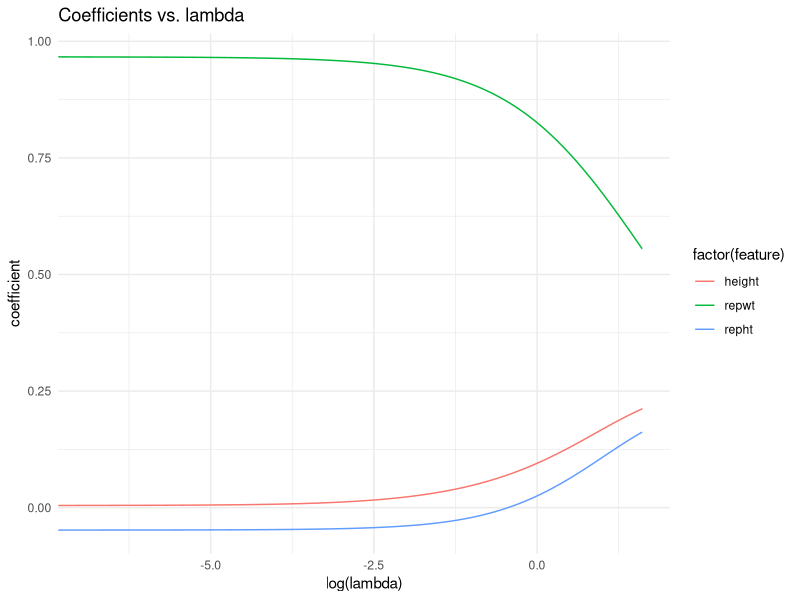
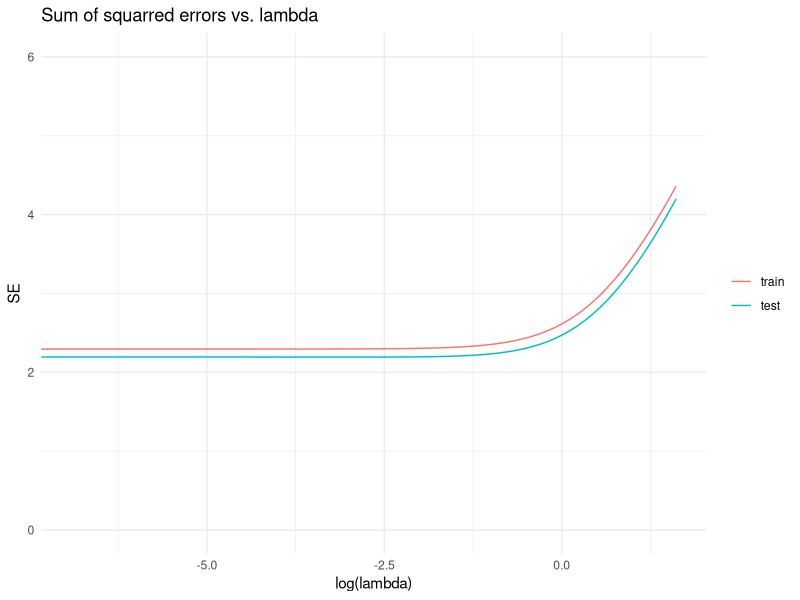
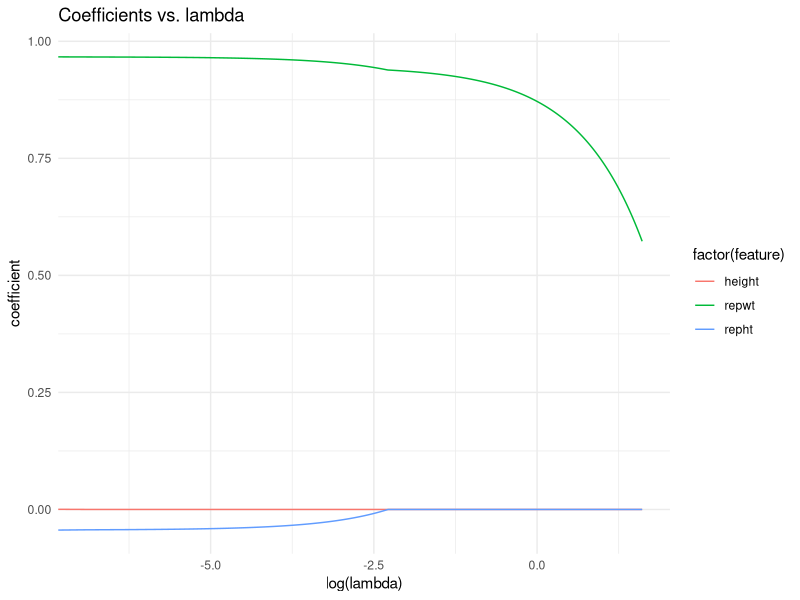
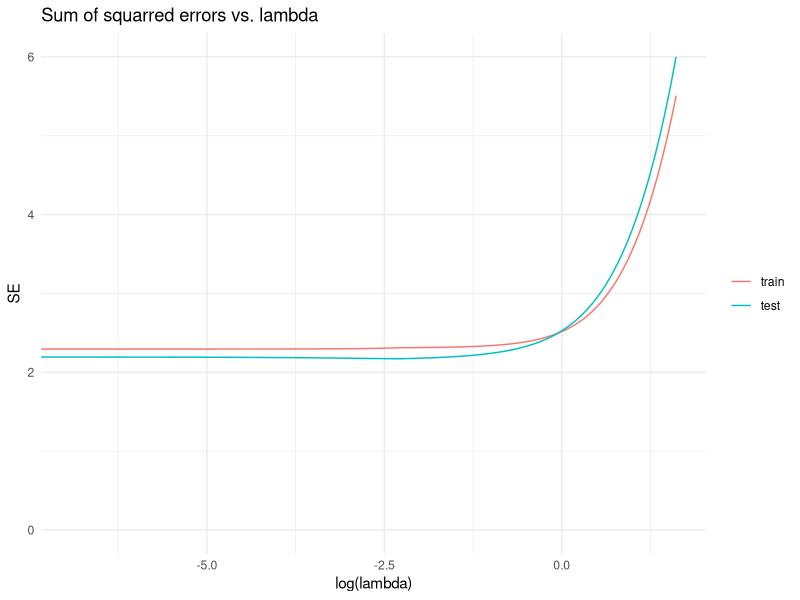
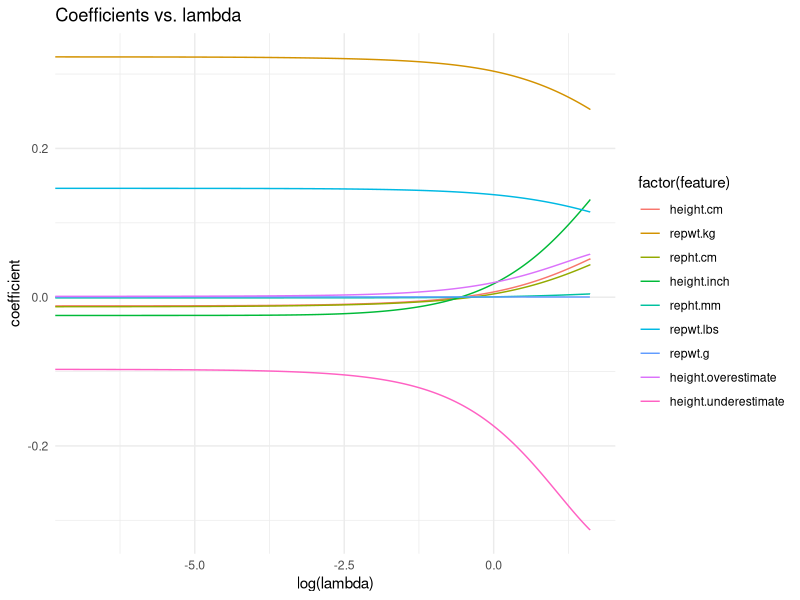
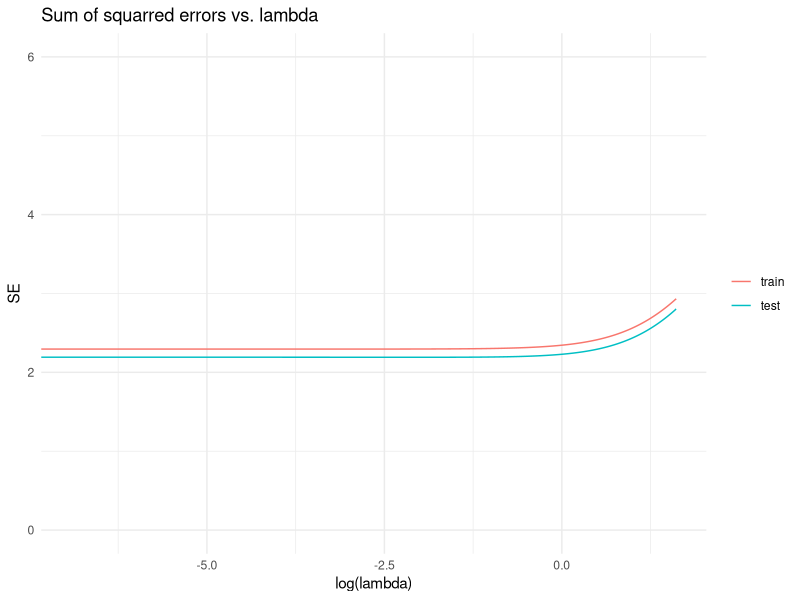
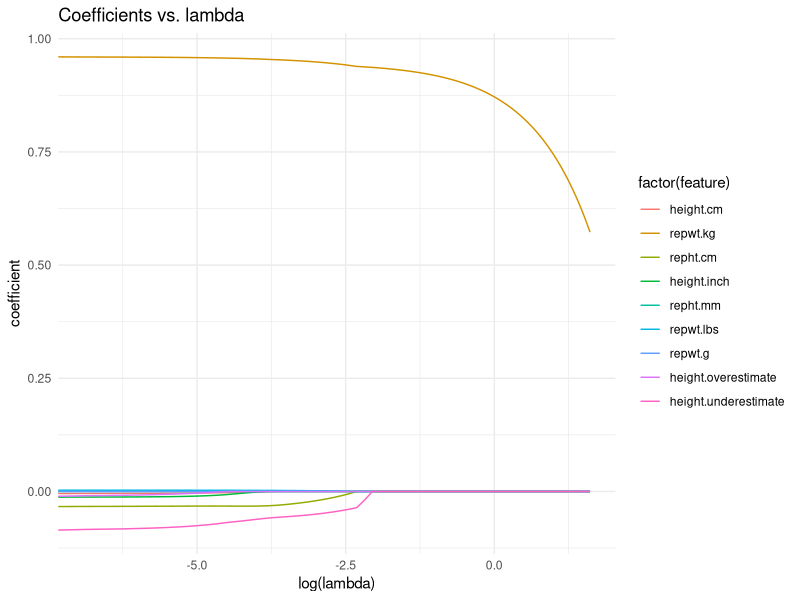
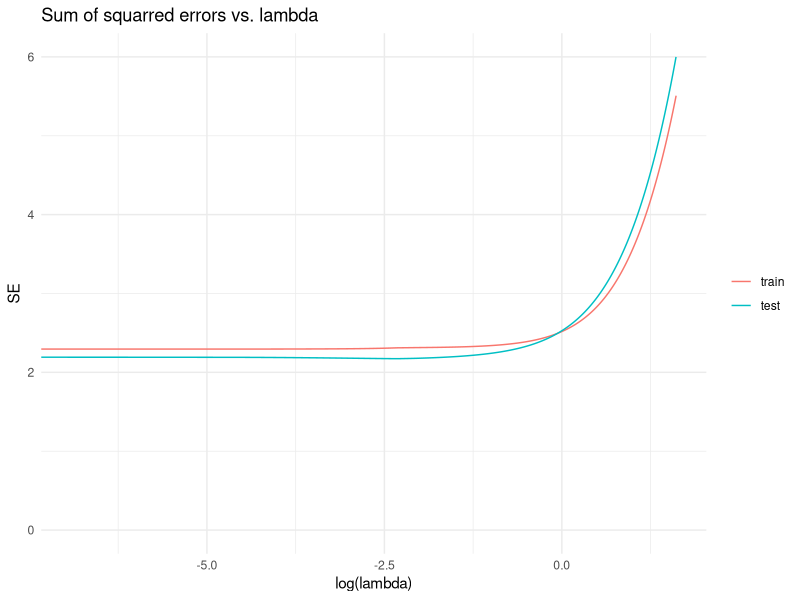

Generate these figures, in order, with R:
## ---- chunk 1
install.packages("glmnet")
install.packages("car")
install.packages("ggplot2")
install.packages("reshape2")
## ---- chunk 2
library(glmnet)
# for regresion models + l1 (LASSO), l2 (Ridge) and l1/l2 (Ealstic Net) regularizations
library(ggplot2) # for plotting functions.
library(reshape2) # for melt and cast functions
library(car) # for Davis datasets (you may access the dataset from other sources)
# Read more about this dataset: https://vincentarelbundock.github.io/Rdatasets/doc/car/Davis.html
data(Davis)
head(Davis) # repwt and repht are the reported weight and reported height respectively.
## ---- chunk 3
dim(Davis) # 180 records
## ---- chunk 4
Davis <- na.exclude(Davis) # excluding NA values
Davis <- Davis[-12,]       # excluding an outlier
## ---- chunk 5
train.index <- sample(1:nrow(Davis),90)
train.data <- Davis[train.index, c('height', 'repwt', 'repht')]
train.label <- Davis[train.index, 'weight']
test.data <- Davis[-train.index, c('height', 'repwt', 'repht')]
test.label <- Davis[-train.index, 'weight']
## ---- chunk 6
fitAndPlot <- function(train.data, train.label, alpha=0, lambda = c(0:5000)/1000){
    # fit the model
    fit <- glmnet(x = as.matrix(train.data), y=train.label, alpha = alpha, lambda = lambda)

    # aggrigate the outputs
    out <- as.data.frame(as.matrix(t(fit$beta)))
    out[,c('nonzero', 'lambda')] <- c(fit$df, fit$lambda)

    # reshape the outputs (for plotting)
    out.m<-melt(out, id=c('lambda', 'nonzero'))
    names(out.m) <- c('lambda', 'nonzero', 'feature', 'coefficient')

    # plot coefficients vs lambda 
    g <- ggplot(data = out.m, aes(x=log(lambda), y=coefficient, color=factor(feature))) + geom_line() +
        ggtitle('Coefficients vs. lambda') + theme_minimal()
    print(g)
    
    # plot number of nonzero coefficients (as ameasure of model complexity) vs lambda 
    #g <- ggplot(data = out.m, aes(x=log(lambda), y=nonzero)) + geom_line() + 
    #    scale_color_discrete(guide = guide_legend(title = NULL)) + 
    #    ggtitle('Nonzero Coefficients vs. lambda') + theme_minimal()
    #print(g)
    
    # run the predictions
    train.predict <- predict(fit, newx=as.matrix(train.data))
    test.predict <- predict(fit, newx=as.matrix(test.data))

    # calculate the standard errors
    error <- data.frame('lambda' = out$lambda, 
                    'train' = sqrt(colSums((train.predict - train.label)^2)/nrow(train.predict)),
                    'test' = sqrt(colSums((test.predict - test.label)^2)/nrow(test.predict)))
    error.m <- melt(error, id='lambda')
    names(error.m) <- c('lambda', 'set', 'SE')

    # plot sum of squarred error for train and test sets vs lambda 
    g <- ggplot(data = error.m, aes(x= log(lambda), y = SE, color = factor(set))) + geom_line() +  ylim(0,6) +
        scale_color_discrete(guide = guide_legend(title = NULL)) + 
        ggtitle('Sum of squarred errors vs. lambda') + theme_minimal()
    print(g)
}
## ---- chunk 7
fitAndPlot (train.data, train.label, alpha=0, lambda = c(0:5000)/1000)
## ---- chunk 8
fitAndPlot (train.data, train.label, alpha=1, lambda = c(0:5000)/1000)
## ---- chunk 9
# first rename the original features
names(train.data) <- c('height.cm', 'repwt.kg', 'repht.cm')
names(test.data) <- c('height.cm', 'repwt.kg', 'repht.cm')

# add heights in inch and cm
train.data$height.inch <- train.data$height.cm /2.54 
train.data$repht.mm <- train.data$repht.cm * 10 

test.data$height.inch <- test.data$height.cm /2.54 
test.data$repht.mm <- test.data$repht.cm * 10 

# add weight in g and pounds
train.data$repwt.lbs <- train.data$repwt.kg * 2.2046
train.data$repwt.g <- train.data$repwt.kg * 1000

test.data$repwt.lbs <- test.data$repwt.kg * 2.2046
test.data$repwt.g <- test.data$repwt.kg * 1000
## ---- chunk 10
# add height differences
train.data$height.overestimate <- ifelse(train.data$height.cm>train.data$repht.cm, train.data$height.cm - train.data$repht.cm, 0)
train.data$height.underestimate <- ifelse(train.data$height.cm<train.data$repht.cm, train.data$repht.cm - train.data$height.cm, 0) 

test.data$height.overestimate <- ifelse(test.data$height.cm>test.data$repht.cm, test.data$height.cm - test.data$repht.cm, 0)
test.data$height.underestimate <- ifelse(test.data$height.cm<test.data$repht.cm, test.data$repht.cm - test.data$height.cm, 0)
head(train.data)


## ---- chunk 11
# learn and plot Ridge regressions
fitAndPlot (train.data, train.label, alpha=0, lambda = c(0:5000)/1000)
## ---- chunk 12
# learn and plot LASSO regressions
fitAndPlot (train.data, train.label, alpha=1, lambda = c(0:5000)/1000)
